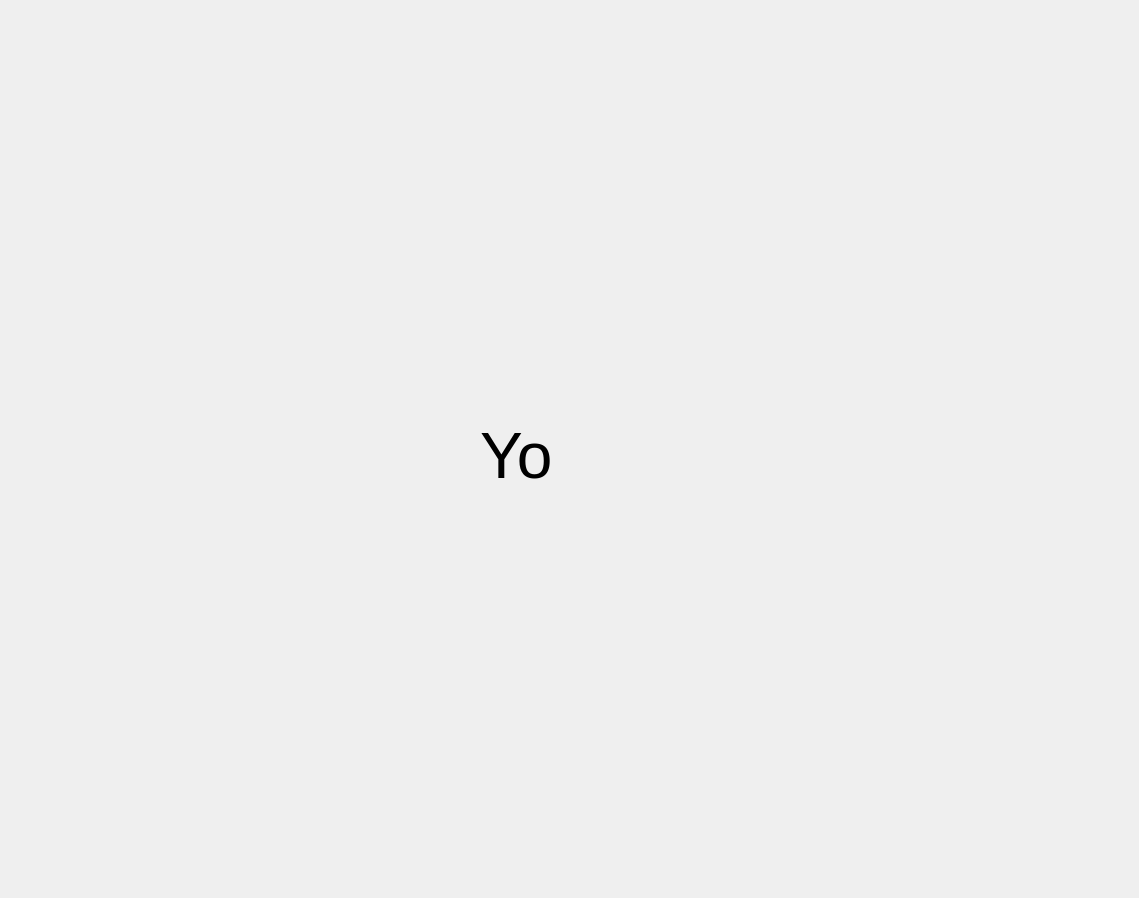
<?xml version="1.0" encoding="UTF-8"?>
<ui version="4.0">
 <class>WidgetPointageClass</class>
 <widget class="QWidget" name="WidgetPointageClass">
  <property name="geometry">
   <rect>
    <x>0</x>
    <y>0</y>
    <width>1139</width>
    <height>898</height>
   </rect>
  </property>
  <property name="windowTitle">
   <string>WidgetPointage</string>
  </property>
  <widget class="QLabel" name="label">
   <property name="geometry">
    <rect>
     <x>480</x>
     <y>350</y>
     <width>251</width>
     <height>211</height>
    </rect>
   </property>
   <property name="font">
    <font>
     <pointsize>48</pointsize>
    </font>
   </property>
   <property name="text">
    <string>Yo</string>
   </property>
  </widget>
 </widget>
 <layoutdefault spacing="6" margin="11"/>
 <resources/>
 <connections/>
</ui>
